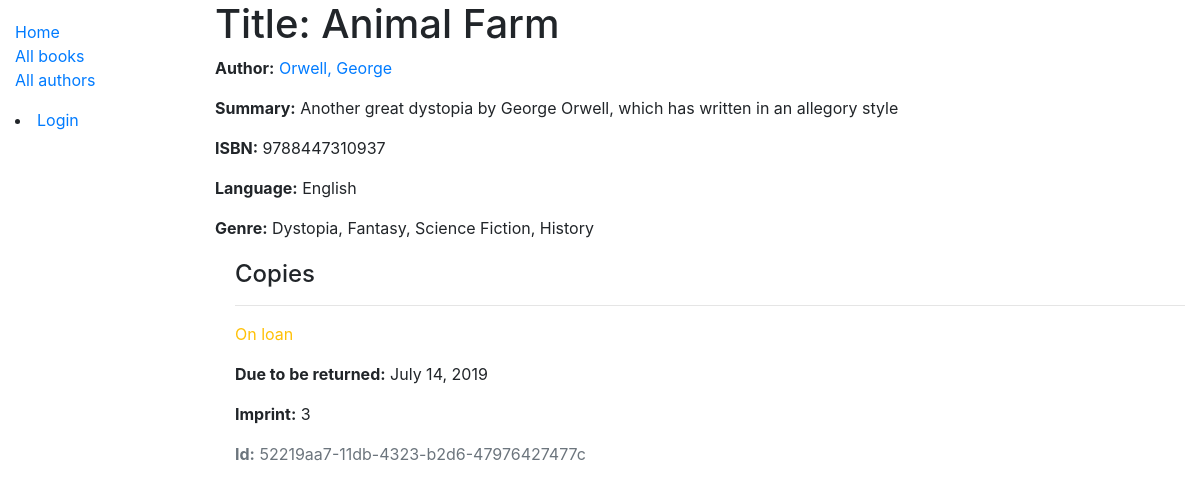
/catalog/book/2, run on the app's committed database.
### catalog/models.py (models this page shows, shortened)
class Book(models.Model):
    title = models.CharField(max_length=200)
    author = models.ForeignKey('Author', on_delete=models.SET_NULL, null=True)
    language = models.ForeignKey('Language', on_delete=models.SET_NULL, null=True)
    summary = models.TextField(max_length=1000, help_text='Enter a brief description of the book')
    isbn = models.CharField(
        'ISBN',
        max_length=13,
        help_text='13 Character <a href="https://www.isbn-international.org/content/what-isbn">ISBN number</a>'
    )
    def display_genre(self):
        """Create a string for the Genre. This is required to display genre in Admin."""
        return ', '.join(genre.name for genre in self.genre.all()[:3])
    display_genre.short_description = 'Genre'
    genre = models.ManyToManyField(Genre, help_text='Select a genre for this book')

class Author(models.Model):
    first_name = models.CharField(max_length=100)
    last_name = models.CharField(max_length=100)
    date_of_birth = models.DateField(null=True, blank=True)
    date_of_death = models.DateField('Died', null=True, blank=True)
    class Meta:
        ordering = ['last_name', 'first_name']
    def __str__(self):
        return f'{self.last_name}, {self.first_name}'

class Language(models.Model):
    name = models.CharField(max_length=200,
                            help_text="Enter the book's natural language (e.g. English, French, Japanese etc.)")
    def __str__(self):
        return self.name

class Genre(models.Model):
    name = models.CharField(max_length=200, help_text='Enter a book genre (e.g. Science Fiction)')
    def __str__(self):
        return self.name

class BookInstance(models.Model):
    id = models.UUIDField(
        primary_key=True,
        default=uuid.uuid4,
        help_text='Unique ID for this particular book across whole library'
    )
    book = models.ForeignKey('Book', on_delete=models.SET_NULL, null=True)
    imprint = models.CharField(max_length=200)
    due_back = models.DateField(null=True, blank=True)
    LOAN_STATUS = (
        ('m', 'Maintenance'),
        ('o', 'On loan'),
        ('a', 'Available'),
        ('r', 'Reserved'),
    )
    status = models.CharField(
        max_length=1,
        choices=LOAN_STATUS,
        blank=True,
        default='m',
        help_text='Book availability',
    )
    borrower = models.ForeignKey(User, on_delete=models.SET_NULL, null=True, blank=True)
    class Meta:
        ordering = ['due_back']
        permissions = (("can_mark_returned", "Set book as returned"),)

### catalog/views.py (the view)
# urls.py: path('book/<int:pk>', views.BookDetailView.as_view(), name='book-detail'),
class BookDetailView(generic.DetailView):
    model = Book

### catalog/templates/catalog/book_detail.html
{% extends "base_generic.html" %}
{% block content %}
  <h1>Title: {{ book.title }}</h1>
  <p><strong>Author:</strong> <a href="{% url 'author-detail' book.author.pk %}">{{ book.author }}</a></p>
  <p><strong>Summary:</strong> {{ book.summary }}</p>
  <p><strong>ISBN:</strong> {{ book.isbn }}</p>
  <p><strong>Language:</strong> {{ book.language }}</p>
  <p><strong>Genre:</strong> {% for genre in book.genre.all %}
      {{ genre }}{% if not forloop.last %}, {% endif %}{% endfor %}</p>
  <div style="margin-left:20px;margin-top:20px">
    <h4>Copies</h4>
    {% for copy in book.bookinstance_set.all %}
      <hr>
      <p class="{% if copy.status == 'a' %}text-success
                {% elif copy.status == 'm' %}text-danger
                {% else %}text-warning{% endif %}">{{ copy.get_status_display }}</p>
      {% if copy.status != 'a' %}
        <p><strong>Due to be returned:</strong> {{copy.due_back}}</p>
      {% endif %}
      <p><strong>Imprint:</strong> {{copy.imprint}}</p>
      <p class="text-muted"><strong>Id:</strong> {{copy.id}}</p>
    {% endfor %}
  </div>
{% endblock %}

### data on the page
Book: title "Animal Farm", author "Orwell, George", summary "Another great dystopia by George Orwell, which has written in an allegory style", isbn "9788447310937", language "English"
Genre: name "Dystopia"
Genre: name "Fantasy"
Genre: name "Science Fiction"
Genre: name "History"
BookInstance: status "On loan", due_back "July 14, 2019", imprint "3", id "52219aa7-11db-4323-b2d6-47976427477c"
